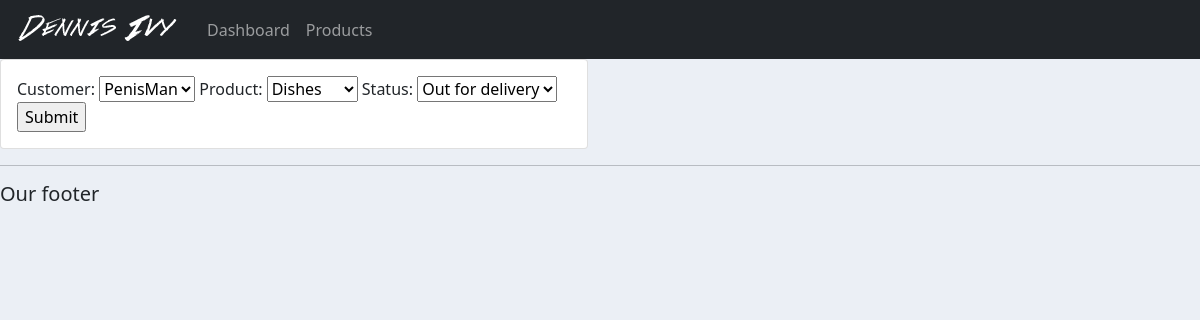
The page /update_order/2/ on the database its author committed.
### accounts/models.py (models this page shows, shortened)
class Order(models.Model):
    STATUS = (
        ('Pending', 'Pending'),
        ('Out for delivery', 'Out for delivery'),
        ('Delivered', 'Delivered'),
    )
    customer = models.ForeignKey(Customer, null=True, on_delete=models.SET_NULL)
    product = models.ForeignKey(Product, null=True, on_delete=models.SET_NULL)
    date_created = models.DateTimeField(auto_now_add=True, null=True)
    status= models.CharField(max_length=200, null=True, choices=STATUS)

### accounts/views.py (the view)
# urls.py: path('update_order/<str:pk>/', views.updateOrder, name='update_order'),
def updateOrder(request, pk):
    order = Order.objects.get(id=pk)
    form = OrderForm(instance=order)
    if request.method == 'POST':
        form = OrderForm(request.POST, instance=order)
        if form.is_valid():
            form.save()
            return redirect('/')
    context = {'form': form}
    return render(request, 'accounts/order_form.html', context)

### accounts/forms.py
class OrderForm(ModelForm):
    class Meta:
        model = Order
        fields = '__all__'

### accounts/models.py (called while the page is built)
    def __str__(self):
        return self.name

    def __str__(self):
        return self.name

### accounts/templates/accounts/order_form.html (shortened to what this page needs)
{% extends 'accounts/main.html' %}
{% load static %}
{% block content %}
<div class="row">
    <div class="col-md-6">
        <div class="card card-body">
            <form action="" method="POST">
                {{form}}
                <input type="submit" name="Submit">
            </form>
        </div>
    </div>
</div>
{% endblock %}

### accounts/templates/accounts/main.html (style rules this page uses)
body { background-color: #ebeff5; }

### rows shown on the page
Order: customer "PenisMan", product "Dishes", status "Out for delivery"
